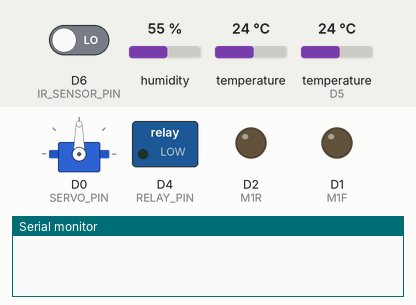
This sketch was run on a simulated ESP8266 (NodeMCU). Shown: servo, switched loads named in the sketch (green lamp = pin HIGH), output pins drawn as LEDs (lit = HIGH), the last lines printed to the serial monitor. Inputs (shaded band) come from the test bench; at power-on: D6 (IR_SENSOR_PIN) LOW, humidity 55 %, temperature 24 °C, temperature (sensor on D5) 24 °C. WiFi joins after 1.5 s; servers stay silent unless stated.

Above: at 1.9 s.
At 2.7 s:
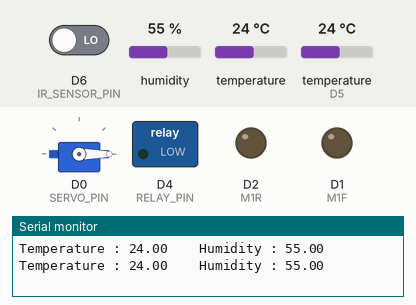
Timing chart, 0 to 4.2 s (numbered marks = the images above):
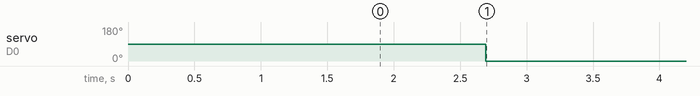

Measured:
- by itself, servo on D0 (SERVO_PIN): 90° → 0° at 2.7 s

The sketch:

SRMagri.ino
```cpp
#define BLYNK_PRINT Serial
#define BLYNK_TEMPLATE_ID "TMPL3e385lJ0O"
#define BLYNK_TEMPLATE_NAME "E AGRI"
#define BLYNK_AUTH_TOKEN "UV4EAwvk608rZweUJwQpvyevyS_w4H4u"

#include <ESP8266WiFi.h>
#include <BlynkSimpleEsp8266.h>
#include <DHT.h>
#include <OneWire.h>
#include <DallasTemperature.h>
#include <Servo.h>


char auth[] = "UV4EAwvk608rZweUJwQpvyevyS_w4H4u";
char ssid[] = "EAGRI";  // type your wifi name
char pass[] = "aaaaaaaa";  // type your wifi password

BlynkTimer timer;
#define DHTPIN 0 //Connect Out pin to D3 in NODE MCU
#define DHTTYPE DHT11
DHT dht(DHTPIN, DHTTYPE);
int M1F = D1; //GPIO5
int M1R = D2; //GPIO4
#define ONE_WIRE_BUS 14 // GPIO pin where the DS18B20 is connected
#define IR_SENSOR_PIN D6
#define SERVO_PIN D0
#define RELAY_PIN D4

Servo servo;  // Include the Servo library

OneWire oneWire(ONE_WIRE_BUS);
DallasTemperature sensors(&oneWire);

bool isRelayOn = false;


void sendSensor()
{
  float h = dht.readHumidity();
  float t = dht.readTemperature(); // or dht.readTemperature(true) for Fahrenheit

  if (isnan(h) || isnan(t)) {
    Serial.println("Failed to read from DHT sensor!");
    return;
  }
  // You can send any value at any time.
  // Please don't send more that 10 values per second.
    Blynk.virtualWrite(V3, t);
    Blynk.virtualWrite(V4, h);
    Serial.print("Temperature : ");
    Serial.print(t);
    Serial.print("    Humidity : ");
    Serial.println(h);

}


void setup(){

  pinMode(M1F, OUTPUT);
  pinMode(M1R, OUTPUT);

  Serial.begin(9600);
  Blynk.begin(auth,ssid,pass);
  dht.begin();
  timer.setInterval(100L, sendSensor);
  sensors.begin();
  timer.setInterval(100L, readTemperature);
    servo.attach(SERVO_PIN);
  pinMode(IR_SENSOR_PIN, INPUT);
  pinMode(RELAY_PIN, OUTPUT);
    timer.setInterval(100L, checkIRSensor);

}

void loop(){
  Blynk.run();
  timer.run();

}

void readTemperature() {
  sensors.requestTemperatures();
  float temperature = sensors.getTempCByIndex(0); // Assuming only one DS18B20 sensor
  Blynk.virtualWrite(V5, temperature); // Use a Blynk widget (e.g., Value Display) to display the temperature on V5
}


void checkIRSensor() {
  int irStatus = digitalRead(IR_SENSOR_PIN);

  if (irStatus == HIGH) {
    if (!isRelayOn) {
      // IR sensor is high, perform the actions
      servo.write(180);  // Rotate servo to 90 degrees
      digitalWrite(RELAY_PIN, HIGH);  // Turn on relay
      isRelayOn = true;

      timer.setTimeout(3000L, turnOffRelay);  // Turn off the relay and servo after 3 seconds
    }
  } else {
    // IR sensor is low
    isRelayOn = false;
    digitalWrite(RELAY_PIN, LOW);  // Ensure relay is off
    servo.write(0);  // Return servo to 0 degrees
  }
}

void turnOffRelay() {
  digitalWrite(RELAY_PIN, LOW);  // Turn off the relay
  servo.write(0);  // Return servo to 0 degrees
}
```
